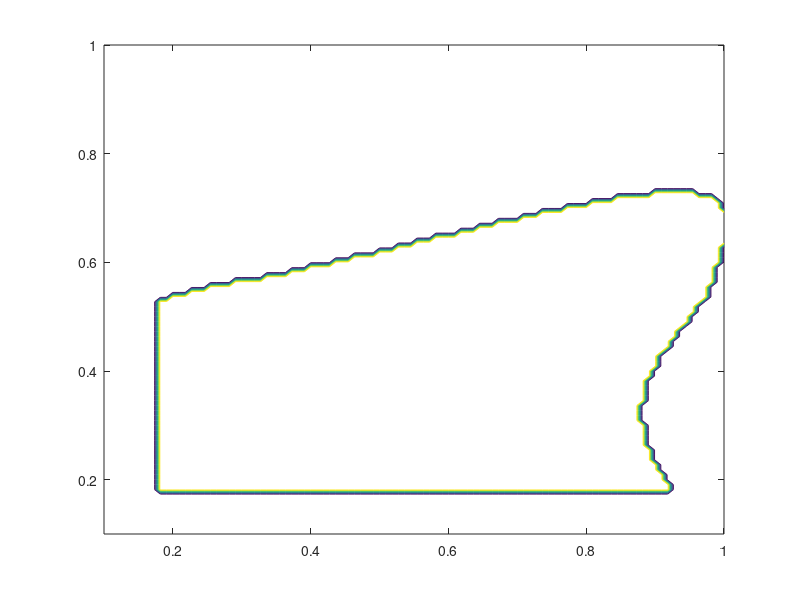

This figure's MATLAB source:
%This code plots range of values of D & C for stability for MacCormack
%Scheme. X-axis shows C values while Y- axis shows D values. MacCormack
%scheme is used to solve linear Burger's equation. 
%Berger's equation is unsteady partial differential equation  This numerical scheme is
%not stable for all the input values. This code helps to pick input values of C &
%D so that the scheme is stable.
function a6q3
theta=linspace(0,2*pi,20);
D=0.1;
C=0.1;
j=0;
 for D=0.1:0.01:1
      d=round(D*100);
 for C=0.1:0.01:1
      c=round(C*100);
   
for i=1:20
    A(i)=D^2*cos(2*theta(i))+(2*D+C^2-4*D^2)*cos(theta(i))+1-2*D-C^2+3*D^2;
    B(i)=(-C*D)*sin(2*theta(i))+(2*D-C)*sin(theta(i));
    g(i)=sqrt(A(i)^2+B(i)^2);
end
G(d,c)=max(abs(g));

if G(d,c)<1.000001
   j=j+1;
   dd(j)=d; 
   cc(j)=c;
   gg(j)=G(d,c);
   
end
 end
 end

GG=zeros(100,100);
 for h=1:length(dd)
GG(dd(h),cc(h))=1;
 end

  c=linspace(0.1,1,100);
  d=linspace(0.1,1,100);
  contour(c,d,GG)

 end